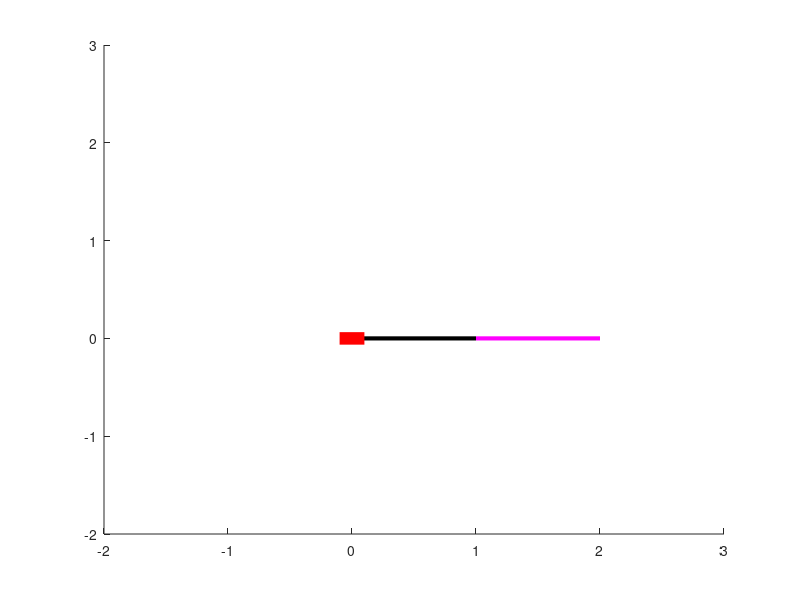

MATLAB code to generate this figure: (Note: this script raises an error after producing the figure.)
clc;
clear all;
format short
M1=.05;M2=.05;
L1=1;L2=1;
   
 q1o=0;q2o=0;
q=q1o;d=0;a=0;alpha=0; %for i=1;
T01=[cos(q) -sin(q) 0 a;sin(q)*cos(alpha) cos(q)*cos(alpha) -sin(alpha) -sin(alpha)*d;sin(q)*sin(alpha) cos(q)*sin(alpha) cos(alpha) cos(alpha)*d;0 0 0 1];
q=q2o;d=0;a=L1;alpha=0;  %fori=2;
T12=[cos(q) -sin(q) 0 a;sin(q)*cos(alpha) cos(q)*cos(alpha) -sin(alpha) -sin(alpha)*d;sin(q)*sin(alpha) cos(q)*sin(alpha) cos(alpha) cos(alpha)*d;0 0 0 1];
q=0;d=0;a=L2;alpha=0; % for i=3;
T23=[cos(q) -sin(q) 0 a;sin(q)*cos(alpha) cos(q)*cos(alpha) -sin(alpha) -sin(alpha)*d;sin(q)*sin(alpha) cos(q)*sin(alpha) cos(alpha) cos(alpha)*d;0 0 0 1];
T02=T01*T12;
T03=T01*T12*T23;

axis([-2 3 -2 3]);

Ax1 = [T01(1,4),T02(1,4)];
Ay1 = [T01(2,4),T02(2,4)];
Ax2 = [T02(1,4),T03(1,4)];
Ay2 = [T02(2,4),T03(2,4)];
Ax3 = [-.1,.1];
Ay3=  [0,0];

  p1  = line(Ax1,Ay1,'LineWidth',[3],'Color','k');
  p2  = line(Ax2,Ay2,'LineWidth',[3],'Color','M');
  p3  = line(Ax3,Ay3,'LineWidth',[9],'Color','R');
  drawnow

% pause()
n=1;
g=9.80;
  for t=0:.01:1
q1=pi/6*t+pi/4*t^2;
q2=pi/5*t+t*pi/8*t^2;
 dq1=pi/6+2*pi/4*t;
 ddq1=2*pi/4;
 dq2=pi/5+2*pi/8*t;
 ddq2=2*pi/8;
q=q1;d=0;a=0;alpha=0; %for i=1;
T01=[cos(q) -sin(q) 0 a;sin(q)*cos(alpha) cos(q)*cos(alpha) -sin(alpha) -sin(alpha)*d;sin(q)*sin(alpha) cos(q)*sin(alpha) cos(alpha) cos(alpha)*d;0 0 0 1];
q=q2;d=0;a=L1;alpha=0;  %fori=2;
T12=[cos(q) -sin(q) 0 a;sin(q)*cos(alpha) cos(q)*cos(alpha) -sin(alpha) -sin(alpha)*d;sin(q)*sin(alpha) cos(q)*sin(alpha) cos(alpha) cos(alpha)*d;0 0 0 1];
q=0;d=0;a=L2;alpha=0; % for i=3;
T23=[cos(q) -sin(q) 0 a;sin(q)*cos(alpha) cos(q)*cos(alpha) -sin(alpha) -sin(alpha)*d;sin(q)*sin(alpha) cos(q)*sin(alpha) cos(alpha) cos(alpha)*d;0 0 0 1];
T02=T01*T12;
T03=T01*T12*T23;
Ax1 = [T01(1,4),T02(1,4)];
  Ay1 = [T01(2,4),T02(2,4)];
  Ax2 = [T02(1,4),T03(1,4)];
  Ay2 = [T02(2,4),T03(2,4)];
  Ax3 = [-.1,.1];
  Ay3=  [0,0];
 
  set(p1,'X', Ax1, 'Y',Ay1)
  set(p2,'X', Ax2, 'Y',Ay2)
  set(p3,'X', Ax3, 'Y',Ay3)
 
M=[2/3*L1^2*M1+L1*L2*M2*cos(q2)+L1^2*M2+2/3*L2^2*M2 2/3*L2^2*M2+1/2*L1*L2*M2*cos(q2);2/3*L2^2*M2+1/2*L1*L2*M2*cos(q2) 2/3*L2^2*M2];
V=[-1/2*M2*L1*L2*sin(q2)*dq2^2-M2*L1*L2*sin(q2)*dq1*dq2;1/2*M2*L1*L2*sin(q2)*dq1^2];
G=[1/2*M2*L2*g*cos(q1+q2)+(1/2*M1+M2)*L1*g*cos(q1);1/2*M2*L2*g*cos(q1+q2)];
T=M*[ddq1;ddq2]+V+G;

  A1(n,1)=t;%Time of traj.
  A2(n,1)=T(1,1);%T at joint 1
  A3(n,1)=T(2,1); %T at joint 2

  drawnow
  pause(.03)
  n=n+1;
  end
hold on
figure
plot(A1(:,1),A2(:,1),'r')
hold on
plot(A1(:,1),A3(:,1),'k')
xlabel('Time (s)');
ylabel('Torque (Nm)');
legend('Torque of joint 1','Torque of joint 2','AutoUpdate','off')